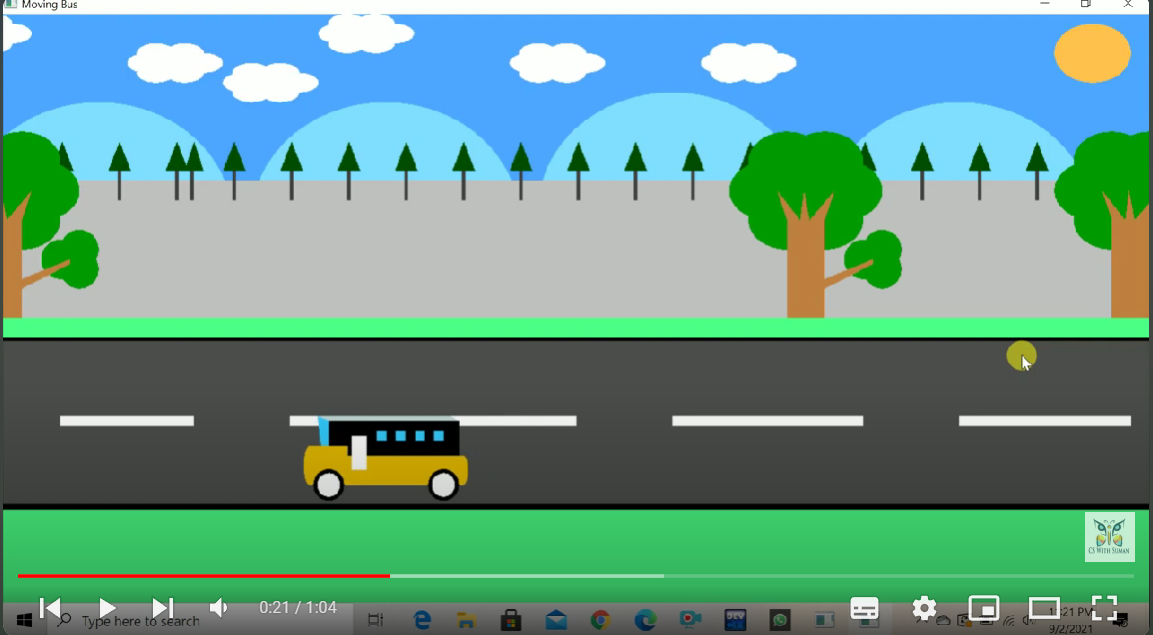
#> input picture project_v1/picture/Screenshot 2024-05-16 161941.png, 1153 x 635 px; its folder holds only this picture in this run
$ python test2.py
#> lines starting #> are read from the running program, lines starting #| are printed output that depends on the picture
import os
import cv2

input_folder = 'picture'
output_folder = 'resized_pic'  # Tạo thư mục mới để lưu ảnh đã resize

new_width = 700
new_height = 700

# Kiem tra va tao thu muc khi chua ton tai
if not os.path.exists(output_folder):
    os.makedirs(output_folder)

# Duyet qua file anh trong thu muc
for filename in os.listdir(input_folder):

    if filename.endswith(".jpg") or filename.endswith(".png") or filename.endswith(".jpeg"):

        img_path = os.path.join(input_folder, filename)

        image = cv2.imread(img_path)
#> image is the input picture: shape (635, 1153, 3); mean B, G, R 141.2, 153.7, 103.9

        if image is not None:

            cv2.imshow('Original Image', image)

            # Resize anh voi noi suy khac nhau
            resized_linear = cv2.resize(image, (new_width, new_height), interpolation=cv2.INTER_LINEAR)
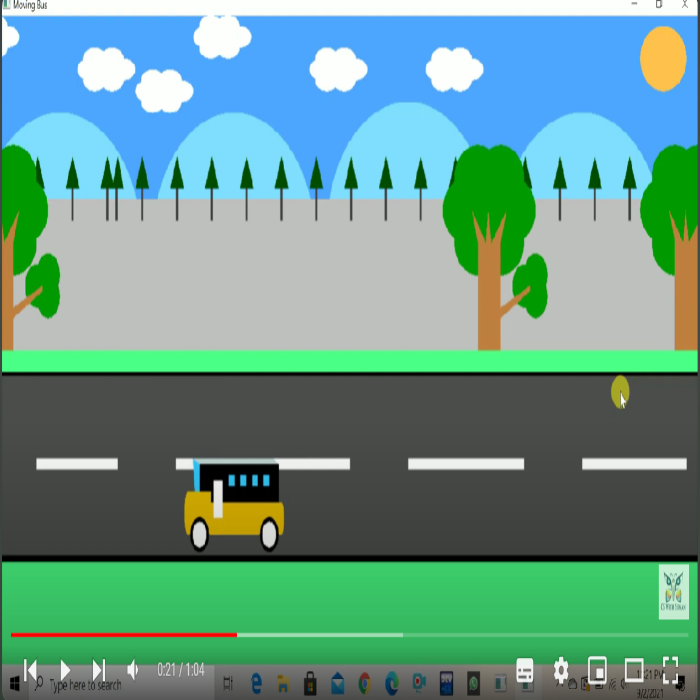
#> resized_linear: shape (700, 700, 3); mean B, G, R 141.1, 153.6, 103.8
            resized_cubic = cv2.resize(image, (new_width, new_height), interpolation=cv2.INTER_CUBIC)
            resized_area = cv2.resize(image, (new_width, new_height), interpolation=cv2.INTER_AREA)

            # Hien thi anh noi suy khac nhau
            cv2.imshow('Resized with INTER_LINEAR', resized_linear)
            cv2.imshow('Resized with INTER_CUBIC', resized_cubic)
            cv2.imshow('Resized with INTER_AREA', resized_area)

            cv2.waitKey(0)
            cv2.destroyAllWindows()

            cv2.imwrite(os.path.join(output_folder, 'linear_' + filename), resized_linear)
            cv2.imwrite(os.path.join(output_folder, 'cubic_' + filename), resized_cubic)
            cv2.imwrite(os.path.join(output_folder, 'area_' + filename), resized_area)

            print(f"Đã resize và lưu {filename} với các phương pháp nội suy khác nhau.")
        else:
            print(f"Không thể đọc ảnh {filename}.")
    else:
        print(f"{filename} không phải là file ảnh.")

print("Hoàn thành việc resize các ảnh.")
